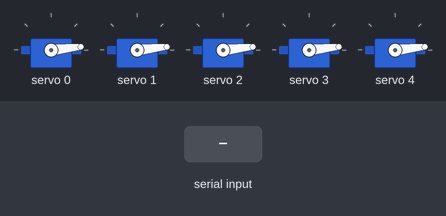
This sketch was run on a simulated Arduino Uno, built with avr-gcc and run on an emulated ATmega328P. Parts: 5 × servo. Inputs (shaded band) come from the test bench. What the sketch prints to the serial monitor is not drawn.

Above: at 1.2 s.
1.3 s: "T:90\n" received over Serial
At 2.4 s:
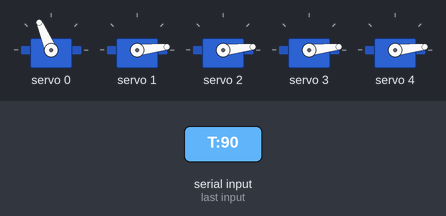
Timing chart, 0 to 4.3 s (numbered marks = the images above; inputs shaded):
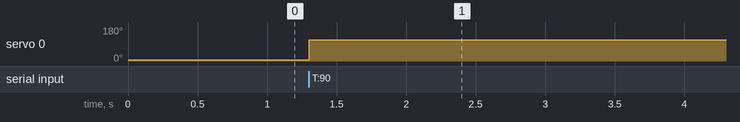

Measured:
- after the input at 1.3 s, servo 0: 6° → 113° at once

The sketch:

ServoHand.ino
```cpp
#include <Wire.h>
#include <Adafruit_PWMServoDriver.h>

// Create PCA9685 object
Adafruit_PWMServoDriver pwm = Adafruit_PWMServoDriver();

// Servo channels on PCA9685
#define THUMB  0
#define INDEX  1
#define MIDDLE 2
#define RING   3
#define PINKY  4

// Servo pulse length limits (adjust based on your servos)
#define SERVOMIN  125  // Min pulse length (0 degrees)
#define SERVOMAX  575  // Max pulse length (180 degrees)

void setup() {
  Serial.begin(115200);

  // Initialize PCA9685
  pwm.begin();
  pwm.setPWMFreq(50);  // Servos run at 50Hz

  delay(10);

  // Initialize servos to open position (0 degrees)
  setServoAngle(THUMB, 0);
  setServoAngle(INDEX, 0);
  setServoAngle(MIDDLE, 0);
  setServoAngle(RING, 0);
  setServoAngle(PINKY, 0);

  Serial.println("ESP32 + PCA9685 Servo Hand Ready");
}

void loop() {
  if (Serial.available() > 0) {
    String data = Serial.readStringUntil('\n');

    // Expected format: "T:90,I:45,M:60,R:30,P:75"
    int thumbAngle = parseValue(data, "T:");
    int indexAngle = parseValue(data, "I:");
    int middleAngle = parseValue(data, "M:");
    int ringAngle = parseValue(data, "R:");
    int pinkyAngle = parseValue(data, "P:");

    // Move servos if valid angles received
    if (thumbAngle >= 0) setServoAngle(THUMB, constrain(thumbAngle, 0, 180));
    if (indexAngle >= 0) setServoAngle(INDEX, constrain(indexAngle, 0, 180));
    if (middleAngle >= 0) setServoAngle(MIDDLE, constrain(middleAngle, 0, 180));
    if (ringAngle >= 0) setServoAngle(RING, constrain(ringAngle, 0, 180));
    if (pinkyAngle >= 0) setServoAngle(PINKY, constrain(pinkyAngle, 0, 180));
  }
}

// Convert angle (0-180) to pulse length and set servo
void setServoAngle(uint8_t channel, int angle) {
  int pulse = map(angle, 0, 180, SERVOMIN, SERVOMAX);
  pwm.setPWM(channel, 0, pulse);
}

// Parse value from string like "T:90"
int parseValue(String data, String key) {
  int keyIndex = data.indexOf(key);
  if (keyIndex == -1) return -1;

  int startIndex = keyIndex + key.length();
  int endIndex = data.indexOf(',', startIndex);
  if (endIndex == -1) endIndex = data.length();

  String valueStr = data.substring(startIndex, endIndex);
  return valueStr.toInt();
}
```
